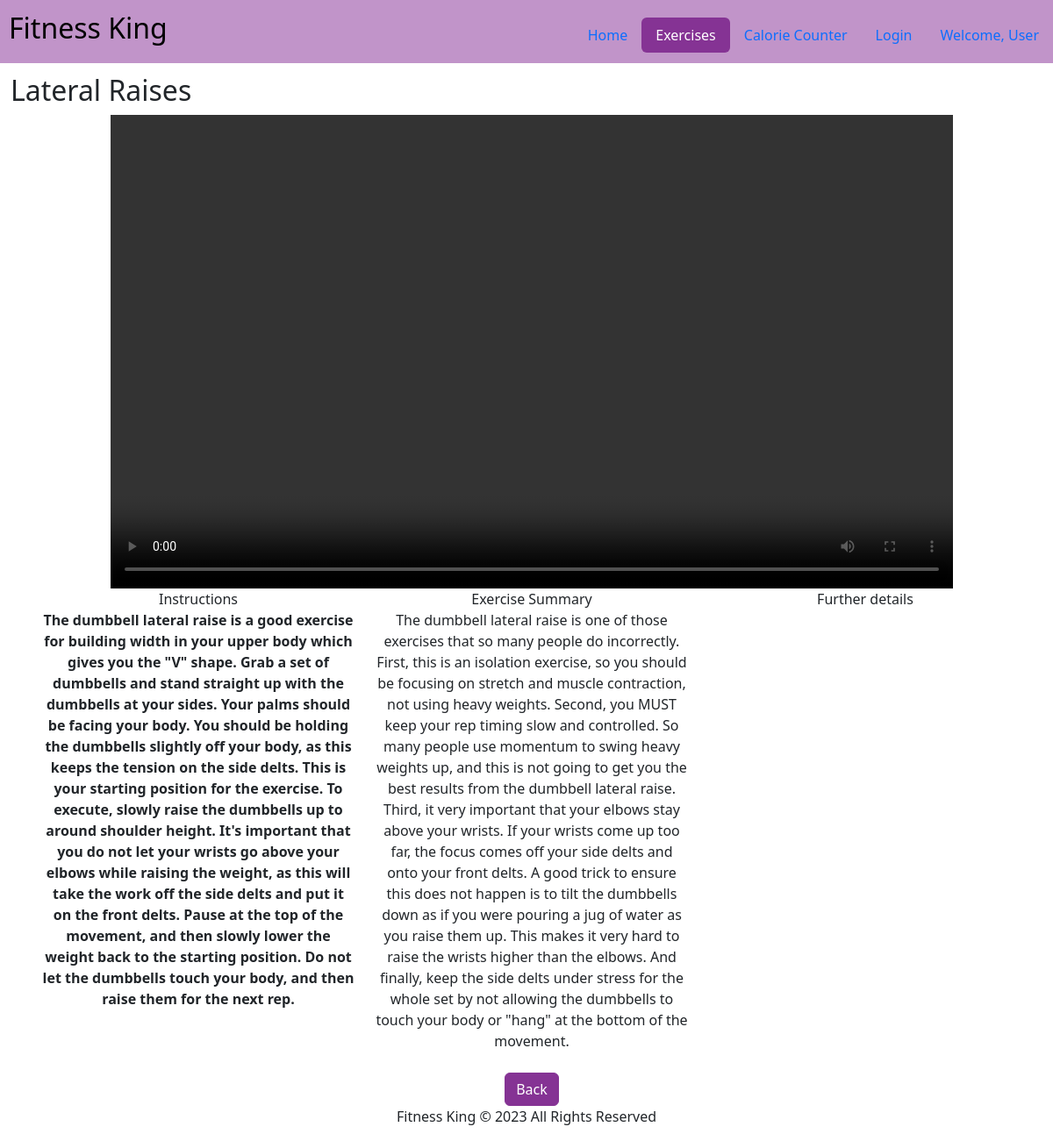
Page /ExerciseDetails.php?ID=2 on the committed database.
### tables this page shows
CREATE TABLE `exercises` (
  `ID` int(11) NOT NULL,
  `exercise_name` varchar(50) NOT NULL,
  `instructions` varchar(1000) NOT NULL,
  `summary` varchar(1000) NOT NULL,
  `furtherInformation` varchar(1000) NOT NULL,
  `video_link` varchar(500) NOT NULL,
  `type` varchar(100) NOT NULL,
  `time` int(100) NOT NULL,
  `calories` int(100) NOT NULL
);

### HTML/ExerciseDetails.php (the view, shortened to what this page needs)
<?php
include "config.php";
$ID = $_GET["ID"];
$sql = "SELECT * FROM exercises WHERE ID = '". $ID . "' ";
$result = mysqli_query($con, $sql);
?>
<html>
<link href="https://cdn.jsdelivr.net/npm/bootstrap@5.3.0-alpha1/dist/css/bootstrap.min.css" rel="stylesheet">
<head>
<nav class="navbar navbar-expand-lg" style="background-color: #C194C9;">
        <a class="navbar-brand" style="font-size:20px; padding-left:10px;"><h2>Fitness King</h2></a>
    <div class="navbar-collapse" id="navbarSupportedContent">
      <ul class="nav nav-pills ms-auto" style="padding-top:0.75%">
				<li class="nav-item"><a class="nav-link" href="Index.php">Home</a></li>
				<li class="nav-item"><a class="nav-link active" style="background-color: #853394; border-color:#853394;" href="Exercises.php">Exercises</a></li>
                <li class="nav-item"><a class="nav-link" href="Calories.php">Calorie Counter</a></li>
                <li><?php
                if(!empty($_SESSION["username"]))
                {
                    echo '<li class="nav-item"><a class="nav-link" href="index.php?Logout=" name="Logout" id="Logout">Logout</a></li>';
                }
                else
                {
                    echo '<li class="nav-item"><a class="nav-link" href="login.php">Login</a></li>';
                }
                ?></a></li>
<li class="nav-item"><a class="nav-link" class="user" href="Routines.php">
            Welcome, <?php if(isset($_SESSION['username'])){echo $_SESSION['username'];}
                else echo "User"?>
        </div></a></li>
</nav>
</head>
<body>
<div style='padding-left:1%'>
<?php
if (mysqli_num_rows($result) > 0){
while ($row=mysqli_fetch_assoc($result)){
echo"<div class='col-auto'><h2 style='padding-top:1%;'>" . $row["exercise_name"] . "</h2></div>" .
	"<div class='row justify-content-center'><div class='col-auto'>
	<video width='960' height='540' controls>
		<source src= videos-images/". $row["video_link"] ." type='video/mp4'>
	</video></div></div>" .
	"<div class='container text-center'>
	<div class='row justify-content-evenly'>
	<div class='col-4'<p>Instructions" ."<br><b>". $row["instructions"] . "</b></div>" .
	"<div class='col-4'<p>Exercise Summary" ."<br>". $row["summary"]  . "</div>" .
	"<div class='col-4'<p>Further details" . "<br>" . $row["furtherInformation"] . "</div></div><br>" .
	"<button class='btn btn-primary' style='background-color: #853394; border-color:#853394;' onclick=document.location='Exercises.php'>Back</button>" . "</div>";
}
}
else{
echo "0 results";
}
?>
</div>
</body>
<footer style="position: relative; left: 0; bottom: 0; width: 100%; text-align: center;">
    <p>Fitness King © 2023 All Rights Reserved</p>
</footer>
</html>

### rows in the picture
exercises: exercise_name "Lateral Raises", instructions "The dumbbell lateral raise is a good exercise for building width in your upper body which gives you the \"V\" shape. Grab a set of dumbbells and stand straight up with the dumbbells at your sides. Your palms should be facing your body. You should be holding the dumbbells slightly off your body, as this keeps the tension on the side delts. This is your starting position for the exercise. To execute, slowly raise the dumbbells up to around shoulder height. It's important that you do not let your wrists go above your elbows while raising the weight, as this will take the work off the side delts and put it on the front delts. Pause at the top of the movement, and then slowly lower the weight back…", summary "The dumbbell lateral raise is one of those exercises that so many people do incorrectly. First, this is an isolation exercise, so you should be focusing on stretch and muscle contraction, not using heavy weights. Second, you MUST keep your rep timing slow and controlled. So many people use momentum to swing heavy weights up, and this is not going to get you the best results from the dumbbell lateral raise. Third, it very important that your elbows stay above your wrists. If your wrists come up too far, the focus comes off your side delts and onto your front delts. A good trick to ensure this does not happen is to tilt the dumbbells down as if you were pouring a jug of water as you raise…"
